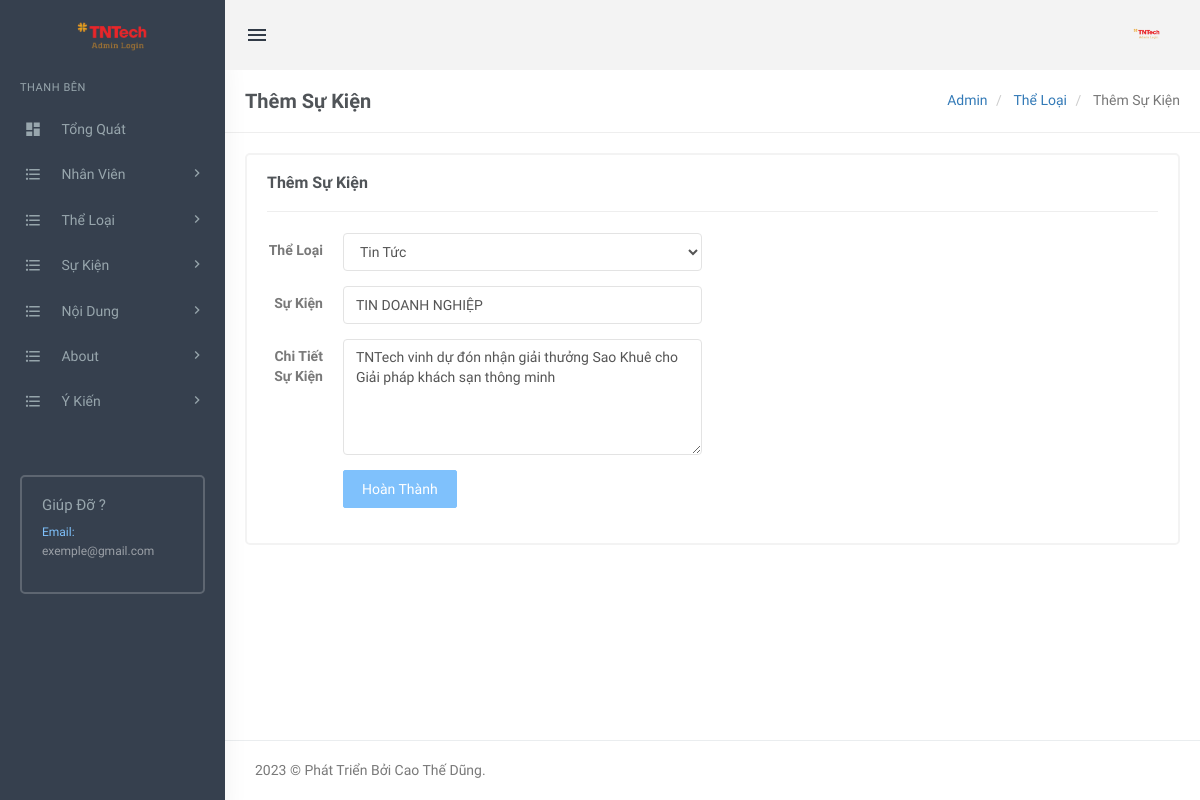
The app's page /sukien1/admin/edit-subcategory.php?scid=10 (signed in) with its own data.
### tables this page shows
CREATE TABLE `tblsubcategory` (
  `SubCategoryId` int(11) NOT NULL,
  `CategoryId` int(11) DEFAULT NULL,
  `Subcategory` varchar(255) DEFAULT NULL,
  `SubCatDescription` mediumtext DEFAULT NULL,
  `PostingDate` timestamp NOT NULL DEFAULT current_timestamp(),
  `UpdationDate` timestamp NULL DEFAULT NULL,
  `Is_Active` int(1) DEFAULT NULL
);

CREATE TABLE `tblcategory` (
  `id` int(11) NOT NULL,
  `CategoryName` varchar(200) DEFAULT NULL,
  `Description` mediumtext DEFAULT NULL,
  `PostingDate` timestamp NULL DEFAULT current_timestamp(),
  `UpdationDate` timestamp NULL DEFAULT NULL,
  `Is_Active` int(1) DEFAULT NULL
);

### sukien1/admin/edit-subcategory.php (the view, shortened to what this page needs)
<?php
include('includes/config.php');
if(strlen($_SESSION['login'])==0)
  {
header('location:index.php');
}
else{
?>
<!DOCTYPE html>
<html lang="en">
    <head>
        <link href="assets/css/bootstrap.min.css" rel="stylesheet" type="text/css" />
        <link href="assets/css/core.css" rel="stylesheet" type="text/css" />
        <link href="assets/css/components.css" rel="stylesheet" type="text/css" />
        <link href="assets/css/icons.css" rel="stylesheet" type="text/css" />
        <link href="assets/css/pages.css" rel="stylesheet" type="text/css" />
        <link href="assets/css/menu.css" rel="stylesheet" type="text/css" />
        <link href="assets/css/responsive.css" rel="stylesheet" type="text/css" />
		<link rel="stylesheet" href="../plugins/switchery/switchery.min.css">
    </head>
    <body class="fixed-left">
        <div id="wrapper">
 <?php include('includes/topheader.php');?>
           <?php include('includes/leftsidebar.php');?>
            <div class="content-page">
                <div class="content">
                    <div class="container">
                        <div class="row">
							<div class="col-xs-12">
								<div class="page-title-box">
                                    <h4 class="page-title">Thêm Sự Kiện</h4>
                                    <ol class="breadcrumb p-0 m-0">
                                        <li>
                                            <a href="#">Admin</a>
                                        </li>
                                        <li>
                                            <a href="#">Thể Loại </a>
                                        </li>
                                        <li class="active">
                                            Thêm Sự Kiện
                                        </li>
                                    </ol>
                                    <div class="clearfix"></div>
                                </div>
							</div>
						</div>
                        <div class="row">
                            <div class="col-sm-12">
                                <div class="card-box">
                                    <h4 class="m-t-0 header-title"><b>Thêm Sự Kiện</b></h4>
                                    <hr />
<div class="row">
<div class="col-sm-6">
</div>
</div>
<?php
$subcatid=intval($_GET['scid']);
$query=mysqli_query($con,"Select tblcategory.CategoryName as catname,tblcategory.id as catid,tblsubcategory.Subcategory as subcatname,tblsubcategory.SubCatDescription as SubCatDescription,tblsubcategory.PostingDate as subcatpostingdate,tblsubcategory.UpdationDate as subcatupdationdate,tblsubcategory.SubCategoryId as subcatid from tblsubcategory join tblcategory on tblsubcategory.CategoryId=tblcategory.id where tblsubcategory.Is_Active=1 and  SubCategoryId='$subcatid'");
while($row=mysqli_fetch_array($query))
{
?>
                        			<div class="row">
                        				<div class="col-md-6">
                        					<form class="form-horizontal" name="category" method="post">
	                                            <div class="form-group">
	                                                <label class="col-md-2 control-label">Thể Loại</label>
	                                                <div class="col-md-10">
	                                                  <select class="form-control" name="category" required>
                                                   <option value="<?php echo htmlentities($row['catid']);?>"><?php echo htmlentities($row['catname']);?></option>
                                                        </select>
	                                                </div>
	                                            </div>
    <div class="form-group">
                                                    <label class="col-md-2 control-label">Sự Kiện</label>
                                                    <div class="col-md-10">
                                                        <input type="text" class="form-control" value="<?php echo htmlentities($row['subcatname']);?>" name="subcategory" required>
                                                    </div>
                                                </div>
	                                            <div class="form-group">
	                                                <label class="col-md-2 control-label">Chi Tiết Sự Kiện</label>
	                                                <div class="col-md-10">
	                                   <textarea class="form-control" rows="5" name="sucatdescription" required><?php echo htmlentities($row['SubCatDescription']);?></textarea>
	                                                </div>
	                                            </div>
<?php } ?>
        <div class="form-group">
                                                    <label class="col-md-2 control-label">&nbsp;</label>
                                                    <div class="col-md-10">
                                                <button type="submit" class="btn btn-custom waves-effect waves-light btn-md" name="submitsubcat">
                                                   Hoàn Thành
                                                </button>
                                                    </div>
                                                </div>
	                                        </form>
                        				</div>
                        			</div>
                                </div>
                            </div>
                        </div>
                    </div>
                </div>
<?php include('includes/footer.php');?>
            </div>
        </div>
    </body>
</html>
<?php } ?>

### sukien1/admin/assets/css/core.css (style rules this page uses)
body { font-family: 'Varela Round', sans-serif; margin: 0; padding-bottom: 60px; overflow-x: hidden; color: #797979; }
html { position: relative; min-height: 100%; }
.h1, .h2, .h3, .h4, .h5, .h6, h1, h2, h3, h4, h5, h6 { color: #505458; font-family: 'Hind Madurai', sans-serif; margin: 10px 0; }
* { outline: none !important; }
b, strong { font-weight: 600; font-family: 'Hind Madurai', sans-serif; }
.container { width: auto; }
#wrapper { height: 100%; overflow: hidden; width: 100%; }
.p-0 { padding: 0 !important; }
.m-0 { margin: 0 !important; }
.m-t-0 { margin-top: 0 !important; }
.card-box { padding: 20px; border: 2px solid #f3f3f3; -webkit-border-radius: 5px; border-radius: 5px; -moz-border-radius: 5px; background-clip: padding-box; margin-bottom: 20px; background-color: #ffffff; }
.row { margin-right: -10px; margin-left: -10px; }
.col-lg-1, .col-lg-10, .col-lg-11, .col-lg-12, .col-lg-2, .col-lg-3, .col-lg-4, .col-lg-5, .col-lg-6, .col-lg-7, .col-lg-8, .col-lg-9, .col-md-1, .col-md-10, .col-md-11, .col-md-12, .col-md-2, .col-md-3, .col-md-4, .col-md-5, .col-md-6, .col-md-7, .col-md-8, .col-md-9, .col-sm-1, .col-sm-10, .col-sm-11, .col-sm-12, .col-sm-2, .col-sm-3, .col-sm-4, .col-sm-5, .col-sm-6, .col-sm-7, .col-sm-8, .col-sm-9, .col-xs-1, .col-xs-10, .col-xs-11, .col-xs-12, .col-xs-2, .col-xs-3, .col-xs-4, .col-xs-5, .col-xs-6, .col-xs-7, .col-xs-8, .col-xs-9 { padding-left: 10px; padding-right: 10px; }
.breadcrumb { background-color: transparent; margin-bottom: 15px; padding-top: 10px; padding-left: 0; }
.waves-effect { position: relative; cursor: pointer; display: inline-block; overflow: hidden; -webkit-user-select: none; -moz-user-select: none; -ms-user-select: none; user-select: none; -webkit-tap-highlight-color: transparent; vertical-align: middle; z-index: 1; will-change: opacity, transform; -webkit-transition: all 0.3s ease-out; -moz-transition: all 0.3s ease-out; -o-transition: all 0.3s ease-out; -ms-transition: all 0.3s ease-out; transition: all 0.3s ease-out; }

### sukien1/admin/assets/css/menu.css (style rules this page uses)
.content-page { margin-left: 225px; overflow: hidden; }
.content-page .content { padding: 0 5px 10px 5px; margin-top: 70px; }
.page-title { font-size: 20px; margin-bottom: 0; margin-top: 0; font-weight: 600; }
.header-title { font-size: 16px; line-height: 16px; margin-bottom: 8px; font-weight: 600; }
.page-title-box { padding: 20px; border-bottom: 1px solid #eee; margin: 0 -20px 20px -20px; }
.page-title-box .page-title { margin-bottom: 0; float: left; }
.page-title-box .breadcrumb { float: right; background-color: transparent !important; }

### records on screen
tblsubcategory: category "Tin Tức", subcategory "TIN DOANH NGHIỆP", sucatdescription "TNTech vinh dự đón nhận giải thưởng Sao Khuê cho Giải pháp khách sạn thông minh"
